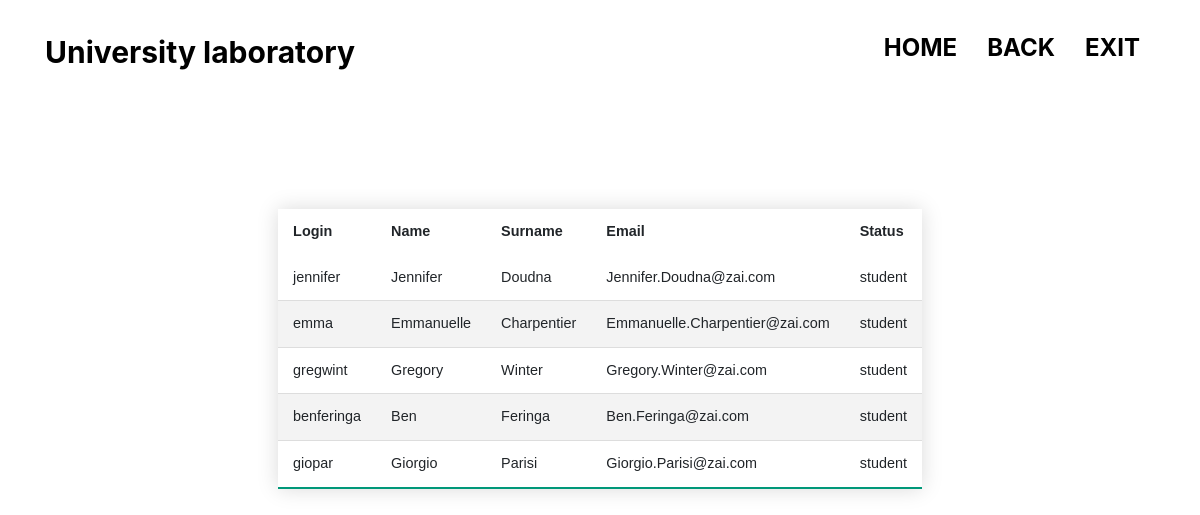
Before: /all_users.php (signed in) with the older database file.
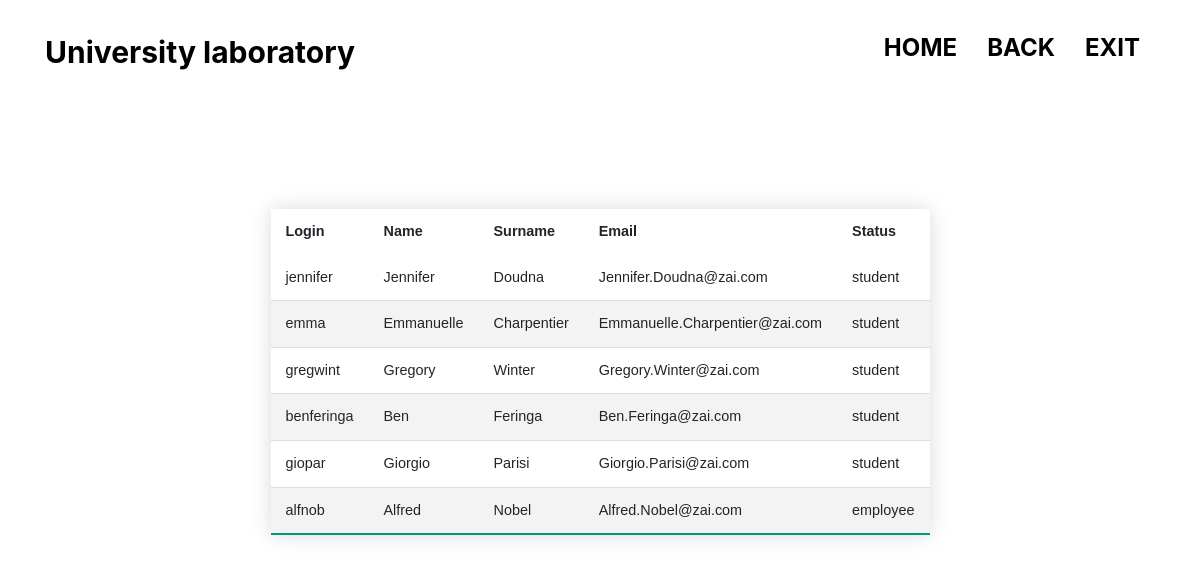
After: the same page with the newer database file.
### tables this page shows
CREATE TABLE `users` (
  `user_id` int(11) NOT NULL,
  `login` varchar(20) NOT NULL,
  `user_name` varchar(20) NOT NULL,
  `surname` varchar(20) NOT NULL,
  `email` varchar(100) DEFAULT NULL,
  `password` varchar(100) NOT NULL,
  `status` set('student','employee') NOT NULL DEFAULT 'student'
);

### all_users.php (the view, shortened to what this page needs)
<!DOCTYPE html>
<html>
    <head>
        <link rel="stylesheet" href="css/style.css">
        <link rel="stylesheet" href="https://stackpath.bootstrapcdn.com/bootstrap/4.3.1/css/bootstrap.min.css">
	  </head>
    <body>
<body>
  <header class="header">
     <div class="container">
      <div class="header__inner">
          <div class="header__logo">University laboratory</div>
          <nav class="nav">
              <a class="nav__link active" href="index.php"> <h4><b>Home </b></h4></a>
              <a class="nav__link active" href="employee.php"> <h4><b>Back</b></h4></a>
              <a class="nav__link active" href="student_exit.php"> <h4><b>Exit</b></h4></a>
          </nav>
      </div>
  </div>
  </header>
    <div class="empty">
    </div>
<?php if(!isset($_COOKIE["employee"])): ?>
<div class="container mt-4">
  <h1>Authorization for employee</h1>
  <form action="employee_auth.php" method="post">
    <input type="text" class="form-control" name="login"  id="login" placeholder="Enter login"><br>
    <input type="password" class="form-control" name="password"  id="password" placeholder="Enter password"><br>
    <button class="button-23=success" type="submit"><h5>Login</h5></button>
  </form>
</div>
<?php else:
  ?>
     <br>
     <?php
     require 'configDB.php';
     echo '<ul>';
     $query=$pdo->query("select * from  users");
    echo '
    <table class="styled-table">
   <thead>
       <tr>
           <th>Login</th>
           <th>Name</th>
           <th>Surname</th>
           <th>Email</th>
           <th>Status</th>
       </tr>
   </thead>
   <tbody>'         ;
     while ($row=$query->fetch(PDO::FETCH_OBJ)) {
     echo '
                      <tr>
                          <td>'.$row->login.'</td>
                          <td>'.$row->user_name.'  </td>
                           <td>'.$row->surname.'  </td>
                           <td>'.$row->email.'  </td>
                            <td>'.$row->status.'  </td>
                      </tr>   ';}
                 echo '
                      <tbody>
                  </table>
              </div>';
        ?>
<?php endif; ?>
</body>
</html>

### css/style.css (style rules this page uses)
ul { width: 70%; padding: 0 10px!important; margin-left: auto; margin-right: auto; }
.header { width: 100%; padding-top: 30px; position: fixed; top: 0; left: 0; right: 0; z-index: 1000; background-color: white; }
.header__inner { display: flex; justify-content: space-between; align-items: center; }
.header__logo { font-size: 30px; font-weight: 700; color: black; }
.nav { font-size: 14px; text-transform: uppercase; color: black; }
.nav__link { display: inline-block; vertical-align: top; margin: 0 15px; position: relative; color: black; text-decoration: none; transition: color .1s linear; }
.nav__link:after { content: ""; width: 100%; height: 3px; display: none; background-color: #96faee; position: absolute; top: 100%; left: 0; z-index: 1; }
.container { width: 100%; max-width: 1200px; margin: 0 auto ; }
.empty { width: 100%; height: 10vh; background-color: white; -webkit-background-size: cover; background-size: cover; }
* { box-sizing: border-box; -webkit-box-sizing: border-box; -moz-box-sizing: border-box; }
body { font-family: Helvetica; -webkit-font-smoothing: antialiased; background: rgba( 71, 147, 227, 1); }
.styled-table { border-collapse: collapse; margin: 25px 0; font-size: 0.9em; font-family: sans-serif; min-width: 70%; box-shadow: 0 0 20px rgba(0, 0, 0, 0.15); margin-left: auto; margin-right: auto }
.styled-table th, .styled-table td { padding: 12px 15px; }
.styled-table tbody tr { border-bottom: 1px solid #dddddd; }
.styled-table tbody tr:nth-of-type(even) { background-color: #f3f3f3; }
.styled-table tbody tr:last-of-type { border-bottom: 2px solid #009879; }

Changed rows visible on the page:
added users: login "alfnob", user_name "Alfred", surname "Nobel", email "Alfred.Nobel@zai.com", status "employee"
